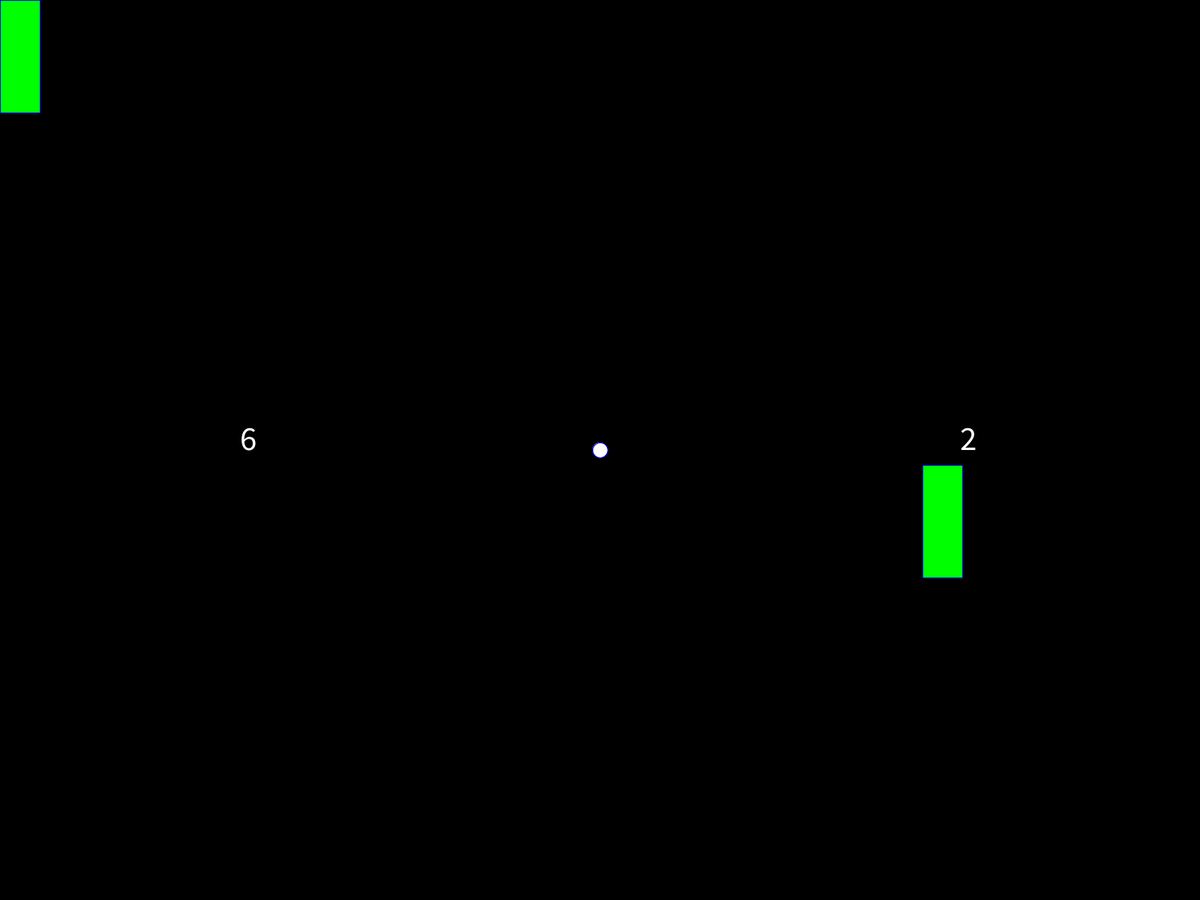
Frame 1 (no input)
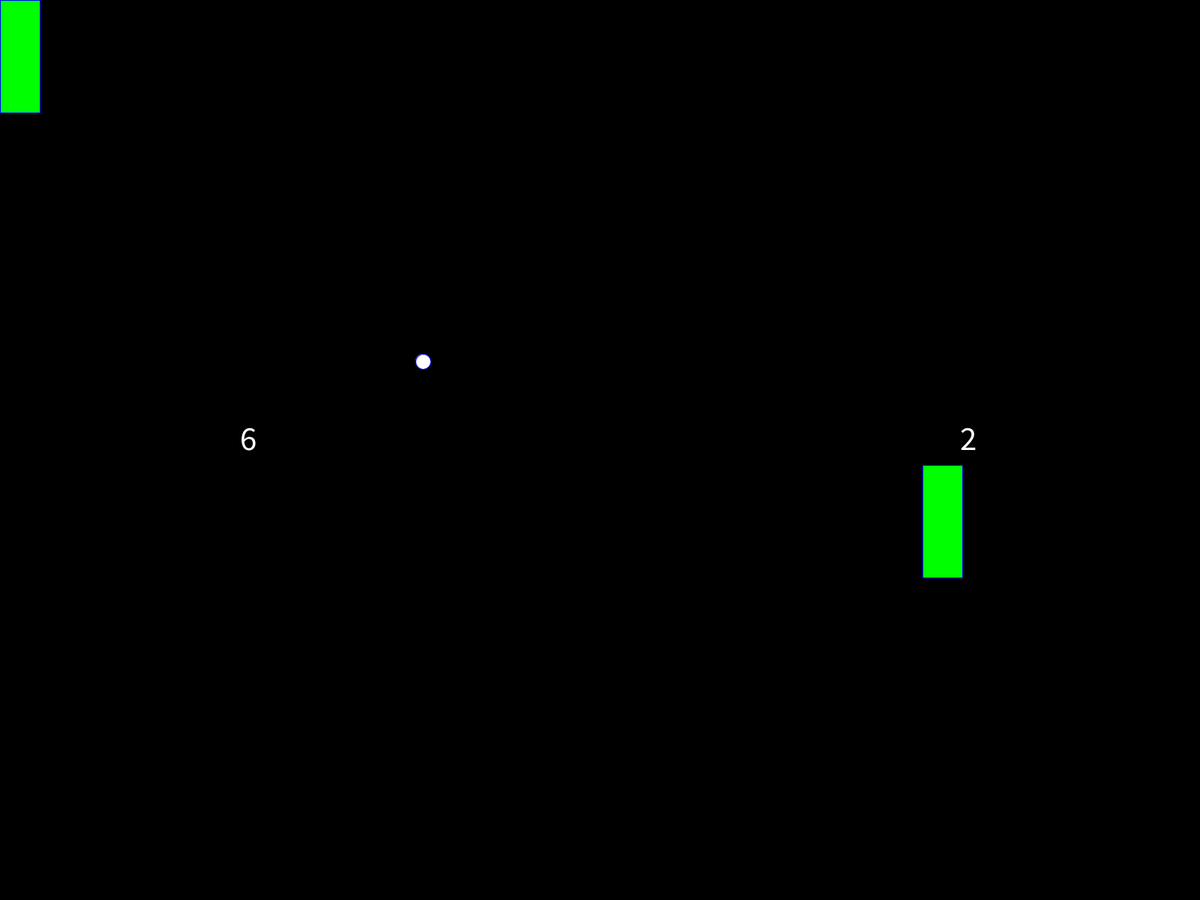
Frame 60 (the mouse pressed at the canvas centre just before this capture)
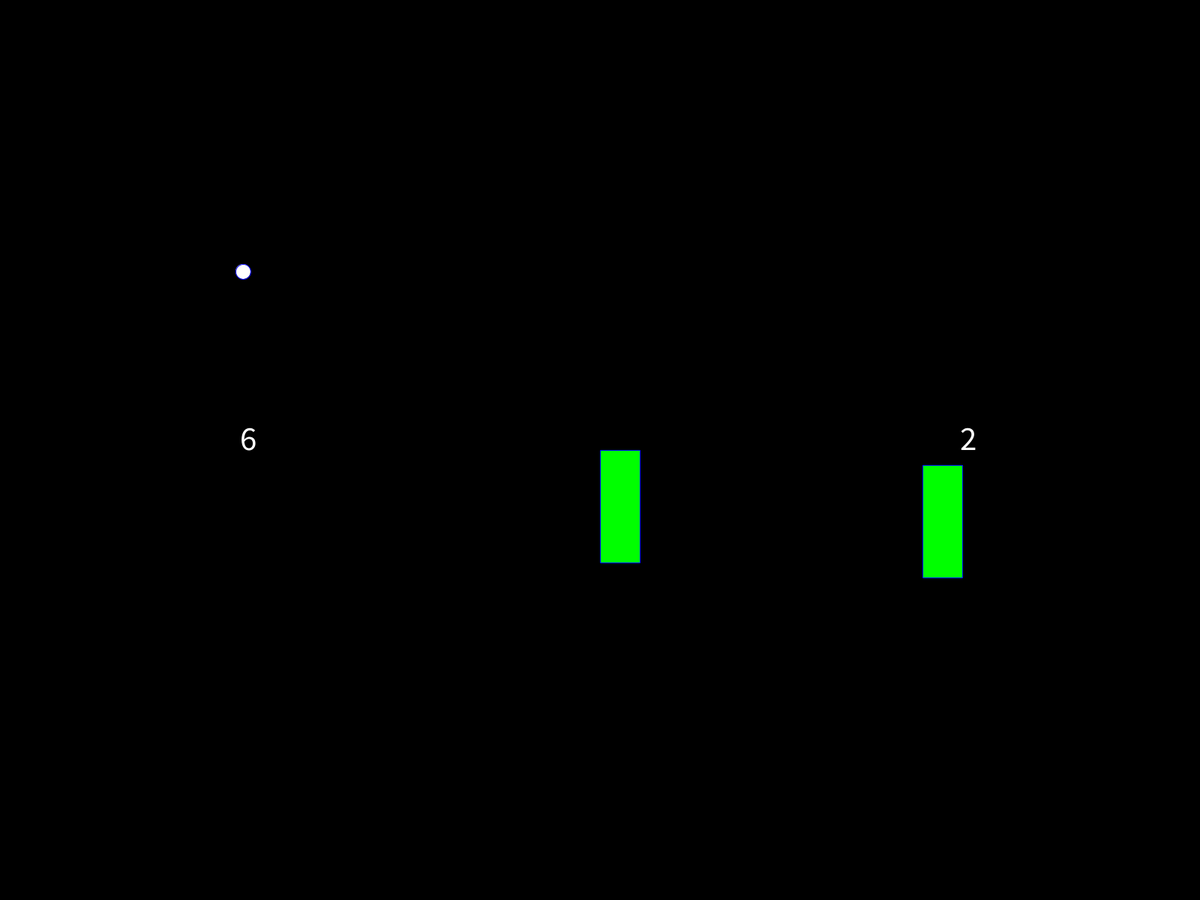
Frame 120 (the mouse held since frame 60 and released just before this capture)

The Processing sketch that drew these frames (run headless with seeded random() and noise(); from frame 60 on, the mouse is pressed at the canvas centre):

// Processing sketch: test4f
// ── test4f.pde
int ballX;//declare variable to hold x position of ball
float ballY;//declare variable to hold y position of ball
float diameter=20;//declare and initialize to variable to hold size of ball

void setup()
{
  fullScreen(); //set the size of drawing window
  background(0); //set background color to black
  stroke(0,0,255); //set the outline of objects to blue
  ballX=width/2;//initialize x value
  ballY=height/2;//initialize y value
 }
 
 void draw()
 {
  background(0);//continues set background color to black
  fill(255,255,255); //set the interior of text in white
  textSize(45); //set text size to 45
  text("6",width/5, height/2); //writes text on screen
  text("2",width/1.25, height/2); //writes text on screen
  
  fill(0,255,0); //set the interior of object in green
  rect(mouseX,mouseY, width/30,height/8); //draws a rectangle
  rect(1230,620,width/30,height/8); //draws a rectangle

 fill(255); //set the interior of object in yellow
 ellipse(ballX,ballY,diameter,diameter); //create ball with varialble

//move ball up and left
ballX=ballX-4;
ballY=ballY-2;

}
